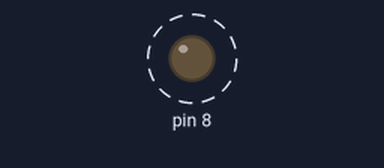
The sketch below on a simulated Arduino Uno, built with avr-gcc and run on an emulated ATmega328P. On the bench: output pins drawn as LEDs (lit = HIGH). Dashed ring = blinking. What the sketch prints to the serial monitor is not drawn.

Above: at 1.2 s.
Timing chart, 0 to 4.0 s (numbered marks = the images above):
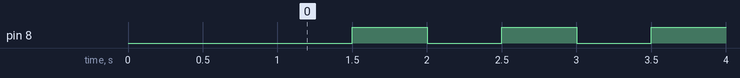

The sketch:

test_blink.ino
```cpp
// Minimal blink test
#include <Arduino.h>

void setup(){
    Serial.begin(115200);
    delay(1000);
    Serial.println("Hello");
    pinMode(8,OUTPUT);
}

void loop(){
    digitalWrite(8,LOW);
    delay(500);
    digitalWrite(8,HIGH);
    delay(500);
    Serial.println("blink");
}
```

Measured:
- by itself, pin 8: alternates HIGH for 0.50 s and LOW for 0.50 s
